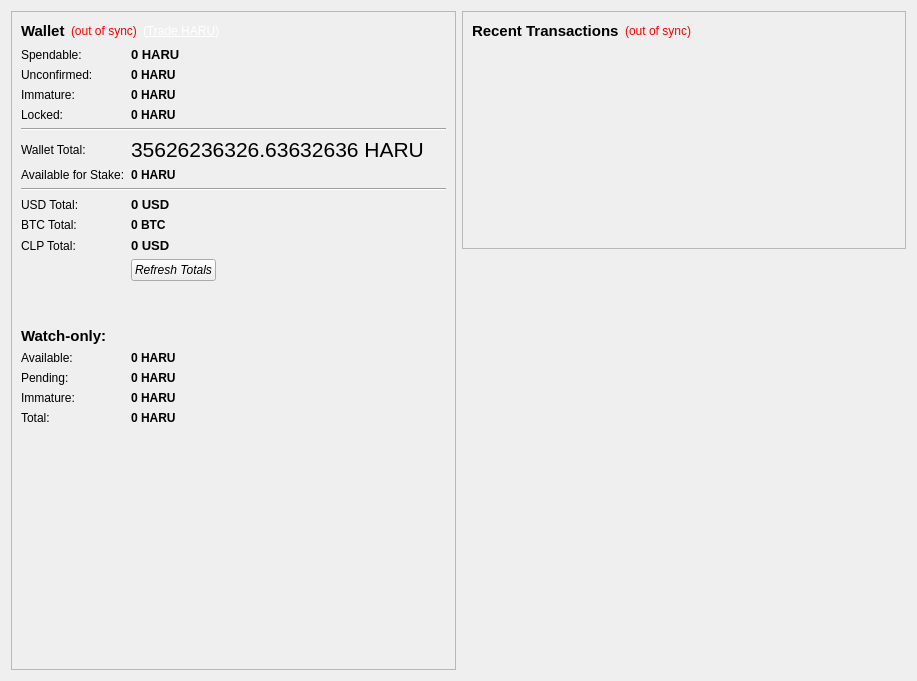
<?xml version="1.0" encoding="UTF-8"?>
<ui version="4.0">
 <class>OverviewPage</class>
 <widget class="QWidget" name="OverviewPage">
  <property name="geometry">
   <rect>
    <x>0</x>
    <y>0</y>
    <width>917</width>
    <height>681</height>
   </rect>
  </property>
  <property name="windowTitle">
   <string>Form</string>
  </property>
  <layout class="QHBoxLayout" name="horizontalLayout" stretch="1,1">
   <item>
    <layout class="QVBoxLayout" name="verticalLayout_2">
     <item>
      <widget class="QFrame" name="frame">
       <property name="frameShape">
        <enum>QFrame::StyledPanel</enum>
       </property>
       <property name="frameShadow">
        <enum>QFrame::Raised</enum>
       </property>
       <layout class="QGridLayout" name="gridLayout_2">
        <item row="0" column="0">
         <layout class="QHBoxLayout" name="horizontalLayout_4">
          <item>
           <widget class="QLabel" name="label_5">
            <property name="font">
             <font>
              <pointsize>11</pointsize>
              <weight>75</weight>
              <bold>true</bold>
             </font>
            </property>
            <property name="text">
             <string>Wallet</string>
            </property>
           </widget>
          </item>
          <item>
           <widget class="QLabel" name="labelWalletStatus">
            <property name="toolTip">
             <string>The displayed information may be out of date. Your wallet automatically synchronizes with the Haru network after a connection is established, but this process has not completed yet.</string>
            </property>
            <property name="styleSheet">
             <string notr="true">QLabel { color: red; }</string>
            </property>
            <property name="text">
             <string notr="true">(out of sync)</string>
            </property>
            <property name="alignment">
             <set>Qt::AlignLeading|Qt::AlignLeft|Qt::AlignVCenter</set>
            </property>
           </widget>
          </item>
          <item>
           <widget class="QLabel" name="labelTradeLink">
            <property name="cursor">
             <cursorShape>PointingHandCursor</cursorShape>
            </property>
            <property name="text">
             <string>&lt;div style=&quot;color: #fff;&quot;&gt;(&lt;a href=&quot;https://trade.thexchanger.io/market/BTC-HARU&quot; style=&quot;color: #fff;&quot;&gt;Trade HARU&lt;/a&gt;)&lt;/div&gt;</string>
            </property>
            <property name="openExternalLinks">
             <bool>true</bool>
            </property>
           </widget>
          </item>
          <item>
           <spacer name="horizontalSpacer_2">
            <property name="orientation">
             <enum>Qt::Horizontal</enum>
            </property>
            <property name="sizeHint" stdset="0">
             <size>
              <width>40</width>
              <height>20</height>
             </size>
            </property>
           </spacer>
          </item>
         </layout>
        </item>
        <item row="1" column="0">
         <layout class="QGridLayout" name="gridLayout">
          <item row="7" column="0">
           <widget class="QLabel" name="labelStakeText">
            <property name="text">
             <string>Available for Stake:</string>
            </property>
           </widget>
          </item>
          <item row="7" column="1">
           <widget class="QLabel" name="labelStake">
            <property name="font">
             <font>
              <weight>75</weight>
              <bold>true</bold>
             </font>
            </property>
            <property name="cursor">
             <cursorShape>IBeamCursor</cursorShape>
            </property>
            <property name="toolTip">
             <string>Total of coins that was staked, and do not yet count toward the current balance</string>
            </property>
            <property name="text">
             <string notr="true">0 HARU</string>
            </property>
            <property name="textInteractionFlags">
             <set>Qt::LinksAccessibleByMouse|Qt::TextSelectableByKeyboard|Qt::TextSelectableByMouse</set>
            </property>
           </widget>
          </item>
          <item row="6" column="1">
           <widget class="QLabel" name="labelTotal">
            <property name="font">
             <font>
              <pointsize>16</pointsize>
              <weight>50</weight>
              <bold>false</bold>
             </font>
            </property>
            <property name="cursor">
             <cursorShape>IBeamCursor</cursorShape>
            </property>
            <property name="toolTip">
             <string>Your current total balance</string>
            </property>
            <property name="text">
             <string notr="true">35626236326.63632636 HARU</string>
            </property>
            <property name="textInteractionFlags">
             <set>Qt::LinksAccessibleByMouse|Qt::TextSelectableByKeyboard|Qt::TextSelectableByMouse</set>
            </property>
           </widget>
          </item>
          <item row="19" column="0">
           <widget class="QLabel" name="watch4">
            <property name="text">
             <string>Total:</string>
            </property>
           </widget>
          </item>
          <item row="19" column="1">
           <widget class="QLabel" name="labelWatchTotal">
            <property name="font">
             <font>
              <weight>75</weight>
              <bold>true</bold>
             </font>
            </property>
            <property name="cursor">
             <cursorShape>IBeamCursor</cursorShape>
            </property>
            <property name="toolTip">
             <string>Current total balance in watch-only addresses</string>
            </property>
            <property name="text">
             <string notr="true">0 HARU</string>
            </property>
            <property name="alignment">
             <set>Qt::AlignLeading|Qt::AlignLeft|Qt::AlignVCenter</set>
            </property>
            <property name="textInteractionFlags">
             <set>Qt::LinksAccessibleByMouse|Qt::TextSelectableByKeyboard|Qt::TextSelectableByMouse</set>
            </property>
           </widget>
          </item>
          <item row="18" column="1">
           <widget class="QLabel" name="labelWatchImmature">
            <property name="font">
             <font>
              <weight>75</weight>
              <bold>true</bold>
             </font>
            </property>
            <property name="cursor">
             <cursorShape>IBeamCursor</cursorShape>
            </property>
            <property name="toolTip">
             <string>Mined balance in watch-only addresses that has not yet matured</string>
            </property>
            <property name="text">
             <string notr="true">0 HARU</string>
            </property>
            <property name="alignment">
             <set>Qt::AlignLeading|Qt::AlignLeft|Qt::AlignVCenter</set>
            </property>
            <property name="textInteractionFlags">
             <set>Qt::LinksAccessibleByMouse|Qt::TextSelectableByKeyboard|Qt::TextSelectableByMouse</set>
            </property>
           </widget>
          </item>
          <item row="16" column="1">
           <widget class="QLabel" name="labelWatchAvailable">
            <property name="font">
             <font>
              <weight>75</weight>
              <bold>true</bold>
             </font>
            </property>
            <property name="cursor">
             <cursorShape>IBeamCursor</cursorShape>
            </property>
            <property name="toolTip">
             <string>Your current balance in watch-only addresses</string>
            </property>
            <property name="text">
             <string notr="true">0 HARU</string>
            </property>
            <property name="alignment">
             <set>Qt::AlignLeading|Qt::AlignLeft|Qt::AlignVCenter</set>
            </property>
            <property name="textInteractionFlags">
             <set>Qt::LinksAccessibleByMouse|Qt::TextSelectableByKeyboard|Qt::TextSelectableByMouse</set>
            </property>
           </widget>
          </item>
          <item row="5" column="0" colspan="3">
           <widget class="Line" name="line">
            <property name="sizePolicy">
             <sizepolicy hsizetype="Expanding" vsizetype="Fixed">
              <horstretch>0</horstretch>
              <verstretch>0</verstretch>
             </sizepolicy>
            </property>
            <property name="orientation">
             <enum>Qt::Horizontal</enum>
            </property>
           </widget>
          </item>
          <item row="11" column="0">
           <widget class="QLabel" name="btctotal">
            <property name="text">
             <string>BTC Total:</string>
            </property>
           </widget>
          </item>
          <item row="0" column="1" colspan="2">
           <widget class="QLabel" name="labelBalance">
            <property name="font">
             <font>
              <pointsize>10</pointsize>
              <weight>75</weight>
              <bold>true</bold>
             </font>
            </property>
            <property name="cursor">
             <cursorShape>IBeamCursor</cursorShape>
            </property>
            <property name="toolTip">
             <string>Your current spendable balance</string>
            </property>
            <property name="text">
             <string notr="true">0 HARU</string>
            </property>
            <property name="textInteractionFlags">
             <set>Qt::LinksAccessibleByMouse|Qt::TextSelectableByKeyboard|Qt::TextSelectableByMouse</set>
            </property>
           </widget>
          </item>
          <item row="10" column="1" colspan="2">
           <widget class="QLabel" name="labelUSDTotal">
            <property name="font">
             <font>
              <pointsize>10</pointsize>
              <weight>75</weight>
              <bold>true</bold>
             </font>
            </property>
            <property name="cursor">
             <cursorShape>IBeamCursor</cursorShape>
            </property>
            <property name="toolTip">
             <string>Your current total balance estimated in USD, Rate is not updated often</string>
            </property>
            <property name="text">
             <string>0 USD</string>
            </property>
            <property name="textInteractionFlags">
             <set>Qt::LinksAccessibleByMouse|Qt::TextSelectableByKeyboard|Qt::TextSelectableByMouse</set>
            </property>
           </widget>
          </item>
          <item row="12" column="1" colspan="2">
           <widget class="QLabel" name="labelCLPTotal">
            <property name="font">
             <font>
              <pointsize>10</pointsize>
              <weight>75</weight>
              <bold>true</bold>
             </font>
            </property>
            <property name="cursor">
             <cursorShape>IBeamCursor</cursorShape>
            </property>
            <property name="toolTip">
             <string>Your current total balance estimated in USD, Rate is not updated often</string>
            </property>
            <property name="text">
             <string>0 USD</string>
            </property>
            <property name="textInteractionFlags">
             <set>Qt::LinksAccessibleByMouse|Qt::TextSelectableByKeyboard|Qt::TextSelectableByMouse</set>
            </property>
           </widget>
          </item>
          <item row="14" column="0">
           <spacer name="verticalSpacer_3">
            <property name="orientation">
             <enum>Qt::Vertical</enum>
            </property>
            <property name="sizeType">
             <enum>QSizePolicy::Fixed</enum>
            </property>
            <property name="sizeHint" stdset="0">
             <size>
              <width>20</width>
              <height>40</height>
             </size>
            </property>
           </spacer>
          </item>
          <item row="17" column="0">
           <widget class="QLabel" name="watch2">
            <property name="text">
             <string>Pending:</string>
            </property>
           </widget>
          </item>
          <item row="3" column="1" colspan="2">
           <widget class="QLabel" name="labelImmature">
            <property name="font">
             <font>
              <weight>75</weight>
              <bold>true</bold>
             </font>
            </property>
            <property name="toolTip">
             <string>Balance from new stakes or coins that is not mature enough to be spent</string>
            </property>
            <property name="text">
             <string notr="true">0 HARU</string>
            </property>
            <property name="textInteractionFlags">
             <set>Qt::LinksAccessibleByMouse|Qt::TextSelectableByKeyboard|Qt::TextSelectableByMouse</set>
            </property>
           </widget>
          </item>
          <item row="2" column="1" colspan="2">
           <widget class="QLabel" name="labelUnconfirmed">
            <property name="font">
             <font>
              <weight>75</weight>
              <bold>true</bold>
             </font>
            </property>
            <property name="cursor">
             <cursorShape>IBeamCursor</cursorShape>
            </property>
            <property name="toolTip">
             <string>Total of transactions that have yet to be confirmed, and do not yet count toward the current balance</string>
            </property>
            <property name="text">
             <string notr="true">0 HARU</string>
            </property>
            <property name="textInteractionFlags">
             <set>Qt::LinksAccessibleByMouse|Qt::TextSelectableByKeyboard|Qt::TextSelectableByMouse</set>
            </property>
           </widget>
          </item>
          <item row="0" column="0">
           <widget class="QLabel" name="label">
            <property name="text">
             <string>Spendable:</string>
            </property>
           </widget>
          </item>
          <item row="10" column="0">
           <widget class="QLabel" name="usdtotal">
            <property name="text">
             <string>USD Total:</string>
            </property>
           </widget>
          </item>
          <item row="12" column="0">
           <widget class="QLabel" name="clptotal">
            <property name="text">
             <string>CLP Total:</string>
            </property>
           </widget>
          </item>
          <item row="15" column="0" colspan="2">
           <widget class="QLabel" name="labelWatchonly">
            <property name="font">
             <font>
              <pointsize>11</pointsize>
              <weight>75</weight>
              <bold>true</bold>
             </font>
            </property>
            <property name="text">
             <string>Watch-only:</string>
            </property>
            <property name="alignment">
             <set>Qt::AlignLeading|Qt::AlignLeft|Qt::AlignVCenter</set>
            </property>
           </widget>
          </item>
          <item row="13" column="1" colspan="2">
           <widget class="QPushButton" name="refreshButton">
            <property name="sizePolicy">
             <sizepolicy hsizetype="Fixed" vsizetype="Fixed">
              <horstretch>0</horstretch>
              <verstretch>0</verstretch>
             </sizepolicy>
            </property>
            <property name="baseSize">
             <size>
              <width>0</width>
              <height>0</height>
             </size>
            </property>
            <property name="font">
             <font>
              <italic>true</italic>
             </font>
            </property>
            <property name="toolTip">
             <string>Refresh your USD and BTC estimated totals, forces price data from CMC.</string>
            </property>
            <property name="layoutDirection">
             <enum>Qt::LeftToRight</enum>
            </property>
            <property name="text">
             <string>Refresh Totals</string>
            </property>
            <property name="icon">
             <iconset resource="../bitcoin.qrc">
              <normaloff>:/icons/refresh</normaloff>:/icons/refresh</iconset>
            </property>
            <property name="autoDefault">
             <bool>false</bool>
            </property>
            <property name="default">
             <bool>false</bool>
            </property>
            <property name="flat">
             <bool>false</bool>
            </property>
           </widget>
          </item>
          <item row="3" column="0">
           <widget class="QLabel" name="labelImmatureText">
            <property name="text">
             <string>Immature:</string>
            </property>
           </widget>
          </item>
          <item row="11" column="1" colspan="2">
           <widget class="QLabel" name="labelBTCTotal">
            <property name="font">
             <font>
              <weight>75</weight>
              <bold>true</bold>
             </font>
            </property>
            <property name="cursor">
             <cursorShape>IBeamCursor</cursorShape>
            </property>
            <property name="toolTip">
             <string>Your current total balance estimated in BTC, Rate is not updated often</string>
            </property>
            <property name="text">
             <string>0 BTC</string>
            </property>
            <property name="textInteractionFlags">
             <set>Qt::LinksAccessibleByMouse|Qt::TextSelectableByKeyboard|Qt::TextSelectableByMouse</set>
            </property>
           </widget>
          </item>
          <item row="2" column="0">
           <widget class="QLabel" name="unconfirmedlabeltxt">
            <property name="text">
             <string>Unconfirmed:</string>
            </property>
           </widget>
          </item>
          <item row="6" column="0">
           <widget class="QLabel" name="labelTotalText">
            <property name="text">
             <string>Wallet Total:</string>
            </property>
           </widget>
          </item>
          <item row="16" column="0">
           <widget class="QLabel" name="watch1">
            <property name="text">
             <string>Available:</string>
            </property>
           </widget>
          </item>
          <item row="18" column="0">
           <widget class="QLabel" name="labelWatchImmatureText">
            <property name="text">
             <string>Immature:</string>
            </property>
           </widget>
          </item>
          <item row="4" column="0">
           <widget class="QLabel" name="labelLockedText">
            <property name="text">
             <string>Locked:</string>
            </property>
           </widget>
          </item>
          <item row="17" column="1">
           <widget class="QLabel" name="labelWatchPending">
            <property name="font">
             <font>
              <weight>75</weight>
              <bold>true</bold>
             </font>
            </property>
            <property name="cursor">
             <cursorShape>IBeamCursor</cursorShape>
            </property>
            <property name="toolTip">
             <string>Unconfirmed transactions to watch-only addresses</string>
            </property>
            <property name="text">
             <string notr="true">0 HARU</string>
            </property>
            <property name="alignment">
             <set>Qt::AlignLeading|Qt::AlignLeft|Qt::AlignVCenter</set>
            </property>
            <property name="textInteractionFlags">
             <set>Qt::LinksAccessibleByMouse|Qt::TextSelectableByKeyboard|Qt::TextSelectableByMouse</set>
            </property>
           </widget>
          </item>
          <item row="4" column="1" colspan="2">
           <widget class="QLabel" name="labelLocked">
            <property name="enabled">
             <bool>true</bool>
            </property>
            <property name="font">
             <font>
              <weight>75</weight>
              <bold>true</bold>
             </font>
            </property>
            <property name="toolTip">
             <string>Balance locked from usage, e.g. masternode collateral</string>
            </property>
            <property name="text">
             <string>0 HARU</string>
            </property>
            <property name="textInteractionFlags">
             <set>Qt::TextSelectableByKeyboard|Qt::TextSelectableByMouse</set>
            </property>
           </widget>
          </item>
          <item row="8" column="0" rowspan="2" colspan="3">
           <widget class="Line" name="line_2">
            <property name="sizePolicy">
             <sizepolicy hsizetype="Expanding" vsizetype="Fixed">
              <horstretch>0</horstretch>
              <verstretch>0</verstretch>
             </sizepolicy>
            </property>
            <property name="orientation">
             <enum>Qt::Horizontal</enum>
            </property>
           </widget>
          </item>
         </layout>
        </item>
        <item row="2" column="0">
         <spacer name="verticalSpacer">
          <property name="orientation">
           <enum>Qt::Vertical</enum>
          </property>
          <property name="sizeType">
           <enum>QSizePolicy::Expanding</enum>
          </property>
          <property name="sizeHint" stdset="0">
           <size>
            <width>20</width>
            <height>40</height>
           </size>
          </property>
         </spacer>
        </item>
       </layout>
      </widget>
     </item>
    </layout>
   </item>
   <item>
    <layout class="QVBoxLayout" name="verticalLayout_3">
     <item>
      <widget class="QFrame" name="frame_2">
       <property name="frameShape">
        <enum>QFrame::StyledPanel</enum>
       </property>
       <property name="frameShadow">
        <enum>QFrame::Raised</enum>
       </property>
       <layout class="QVBoxLayout" name="verticalLayout">
        <item>
         <layout class="QHBoxLayout" name="horizontalLayout_2">
          <item>
           <widget class="QLabel" name="label_4">
            <property name="font">
             <font>
              <pointsize>11</pointsize>
             </font>
            </property>
            <property name="text">
             <string>&lt;b&gt;Recent Transactions&lt;/b&gt;</string>
            </property>
           </widget>
          </item>
          <item>
           <widget class="QLabel" name="labelTransactionsStatus">
            <property name="toolTip">
             <string>The displayed information may be out of date. Your wallet automatically synchronizes with the Haru network after a connection is established, but this process has not completed yet.</string>
            </property>
            <property name="styleSheet">
             <string notr="true">QLabel { color: red; }</string>
            </property>
            <property name="text">
             <string notr="true">(out of sync)</string>
            </property>
            <property name="alignment">
             <set>Qt::AlignRight|Qt::AlignTrailing|Qt::AlignVCenter</set>
            </property>
           </widget>
          </item>
          <item>
           <spacer name="horizontalSpacer">
            <property name="orientation">
             <enum>Qt::Horizontal</enum>
            </property>
            <property name="sizeHint" stdset="0">
             <size>
              <width>40</width>
              <height>20</height>
             </size>
            </property>
           </spacer>
          </item>
         </layout>
        </item>
        <item>
         <widget class="QListView" name="listTransactions">
          <property name="sizePolicy">
           <sizepolicy hsizetype="MinimumExpanding" vsizetype="Expanding">
            <horstretch>0</horstretch>
            <verstretch>0</verstretch>
           </sizepolicy>
          </property>
          <property name="styleSheet">
           <string notr="true">QListView { background: transparent; }</string>
          </property>
          <property name="frameShape">
           <enum>QFrame::NoFrame</enum>
          </property>
          <property name="verticalScrollBarPolicy">
           <enum>Qt::ScrollBarAlwaysOff</enum>
          </property>
          <property name="horizontalScrollBarPolicy">
           <enum>Qt::ScrollBarAlwaysOff</enum>
          </property>
          <property name="selectionMode">
           <enum>QAbstractItemView::NoSelection</enum>
          </property>
         </widget>
        </item>
       </layout>
      </widget>
     </item>
     <item>
      <spacer name="verticalSpacer_2">
       <property name="orientation">
        <enum>Qt::Vertical</enum>
       </property>
       <property name="sizeType">
        <enum>QSizePolicy::MinimumExpanding</enum>
       </property>
       <property name="sizeHint" stdset="0">
        <size>
         <width>20</width>
         <height>40</height>
        </size>
       </property>
      </spacer>
     </item>
     <item>
      <widget class="QLabel" name="logo">
       <property name="sizePolicy">
        <sizepolicy hsizetype="Expanding" vsizetype="Expanding">
         <horstretch>0</horstretch>
         <verstretch>0</verstretch>
        </sizepolicy>
       </property>
       <property name="baseSize">
        <size>
         <width>222</width>
         <height>128</height>
        </size>
       </property>
       <property name="layoutDirection">
        <enum>Qt::RightToLeft</enum>
       </property>
       <property name="autoFillBackground">
        <bool>false</bool>
       </property>
       <property name="text">
        <string/>
       </property>
       <property name="pixmap">
        <pixmap resource="../bitcoin.qrc">:/icons/haru</pixmap>
       </property>
       <property name="scaledContents">
        <bool>false</bool>
       </property>
       <property name="alignment">
        <set>Qt::AlignCenter</set>
       </property>
       <property name="margin">
        <number>0</number>
       </property>
       <property name="indent">
        <number>-1</number>
       </property>
      </widget>
     </item>
    </layout>
   </item>
  </layout>
 </widget>
 <resources>
  <include location="../bitcoin.qrc"/>
 </resources>
 <connections/>
</ui>
